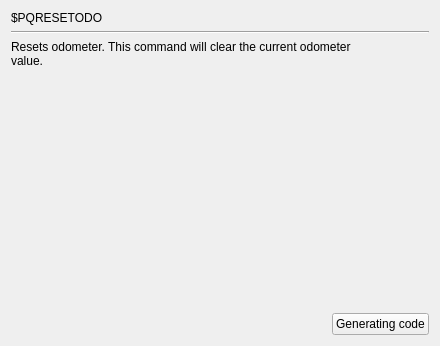
     <widget class="QWidget" name="page_PQRESETODO">
      <layout class="QGridLayout" name="gridLayout_12">
       <item row="0" column="0">
        <widget class="QLabel" name="label_552">
         <property name="text">
          <string>$PQRESETODO</string>
         </property>
        </widget>
       </item>
       <item row="1" column="0" colspan="2">
        <widget class="Line" name="line_141">
         <property name="orientation">
          <enum>Qt::Horizontal</enum>
         </property>
        </widget>
       </item>
       <item row="2" column="0" colspan="2">
        <widget class="QLabel" name="label_553">
         <property name="text">
          <string>Resets odometer. This command will clear the current odometer 
value.</string>
         </property>
        </widget>
       </item>
       <item row="3" column="1">
        <spacer name="verticalSpacer_141">
         <property name="orientation">
          <enum>Qt::Vertical</enum>
         </property>
         <property name="sizeHint" stdset="0">
          <size>
           <width>20</width>
           <height>239</height>
          </size>
         </property>
        </spacer>
       </item>
       <item row="4" column="0">
        <spacer name="horizontalSpacer_141">
         <property name="orientation">
          <enum>Qt::Horizontal</enum>
         </property>
         <property name="sizeHint" stdset="0">
          <size>
           <width>315</width>
           <height>20</height>
          </size>
         </property>
        </spacer>
       </item>
       <item row="4" column="1">
        <widget class="QPushButton" name="GC_PQRESETODO">
         <property name="text">
          <string>Generating code</string>
         </property>
        </widget>
       </item>
      </layout>
     </widget>
